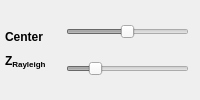
                        <widget class="QFrame" name="frame_3">
                         <layout class="QGridLayout" name="gridLayout_19">
                          <property name="leftMargin">
                           <number>0</number>
                          </property>
                          <item row="1" column="2">
                           <widget class="QSlider" name="silica_RayleighLength_slider_2">
                            <property name="enabled">
                             <bool>false</bool>
                            </property>
                            <property name="sizePolicy">
                             <sizepolicy hsizetype="Preferred" vsizetype="Fixed">
                              <horstretch>0</horstretch>
                              <verstretch>0</verstretch>
                             </sizepolicy>
                            </property>
                            <property name="statusTip">
                             <string>This slider controls the width of the curve, but other sliders may influence apparent width as well.</string>
                            </property>
                            <property name="minimum">
                             <number>1</number>
                            </property>
                            <property name="maximum">
                             <number>2001</number>
                            </property>
                            <property name="singleStep">
                             <number>10</number>
                            </property>
                            <property name="pageStep">
                             <number>10</number>
                            </property>
                            <property name="value">
                             <number>400</number>
                            </property>
                            <property name="orientation">
                             <enum>Qt::Horizontal</enum>
                            </property>
                            <property name="tickPosition">
                             <enum>QSlider::NoTicks</enum>
                            </property>
                           </widget>
                          </item>
                          <item row="0" column="2">
                           <widget class="QSlider" name="silica_centerPoint_slider_2">
                            <property name="enabled">
                             <bool>false</bool>
                            </property>
                            <property name="sizePolicy">
                             <sizepolicy hsizetype="Preferred" vsizetype="Fixed">
                              <horstretch>0</horstretch>
                              <verstretch>0</verstretch>
                             </sizepolicy>
                            </property>
                            <property name="statusTip">
                             <string>This slider controls the horizontal position of the curve, but other sliders may influence the apparent horizontal position as well.</string>
                            </property>
                            <property name="maximum">
                             <number>200</number>
                            </property>
                            <property name="singleStep">
                             <number>3</number>
                            </property>
                            <property name="pageStep">
                             <number>3</number>
                            </property>
                            <property name="value">
                             <number>100</number>
                            </property>
                            <property name="orientation">
                             <enum>Qt::Horizontal</enum>
                            </property>
                           </widget>
                          </item>
                          <item row="0" column="0" rowspan="2">
                           <widget class="QFrame" name="verticalFrame_3">
                            <property name="maximumSize">
                             <size>
                              <width>60</width>
                              <height>16777215</height>
                             </size>
                            </property>
                            <layout class="QGridLayout" name="gridLayout_42">
                             <property name="leftMargin">
                              <number>0</number>
                             </property>
                             <item row="2" column="0" rowspan="2">
                              <widget class="QLabel" name="label_53">
                               <property name="sizePolicy">
                                <sizepolicy hsizetype="Fixed" vsizetype="Preferred">
                                 <horstretch>0</horstretch>
                                 <verstretch>0</verstretch>
                                </sizepolicy>
                               </property>
                               <property name="font">
                                <font>
                                 <weight>75</weight>
                                 <bold>true</bold>
                                </font>
                               </property>
                               <property name="text">
                                <string>&lt;html&gt;&lt;head/&gt;&lt;body&gt;&lt;p&gt;Z&lt;span style=&quot; vertical-align:sub;&quot;&gt;Rayleigh&lt;/span&gt;&lt;/p&gt;&lt;/body&gt;&lt;/html&gt;</string>
                               </property>
                              </widget>
                             </item>
                             <item row="0" column="0" rowspan="2">
                              <widget class="QLabel" name="label_57">
                               <property name="sizePolicy">
                                <sizepolicy hsizetype="Fixed" vsizetype="Preferred">
                                 <horstretch>0</horstretch>
                                 <verstretch>0</verstretch>
                                </sizepolicy>
                               </property>
                               <property name="font">
                                <font>
                                 <weight>75</weight>
                                 <bold>true</bold>
                                </font>
                               </property>
                               <property name="text">
                                <string>Center</string>
                               </property>
                              </widget>
                             </item>
                            </layout>
                           </widget>
                          </item>
                         </layout>
                        </widget>
